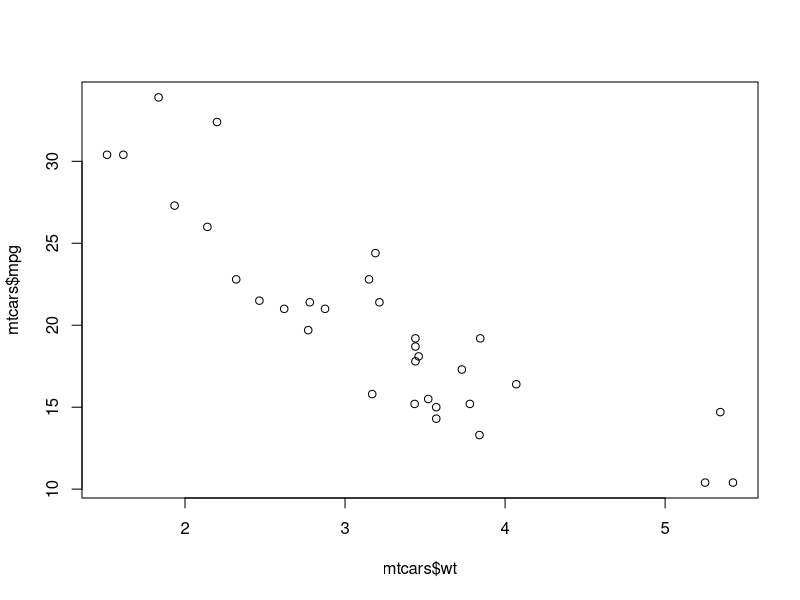
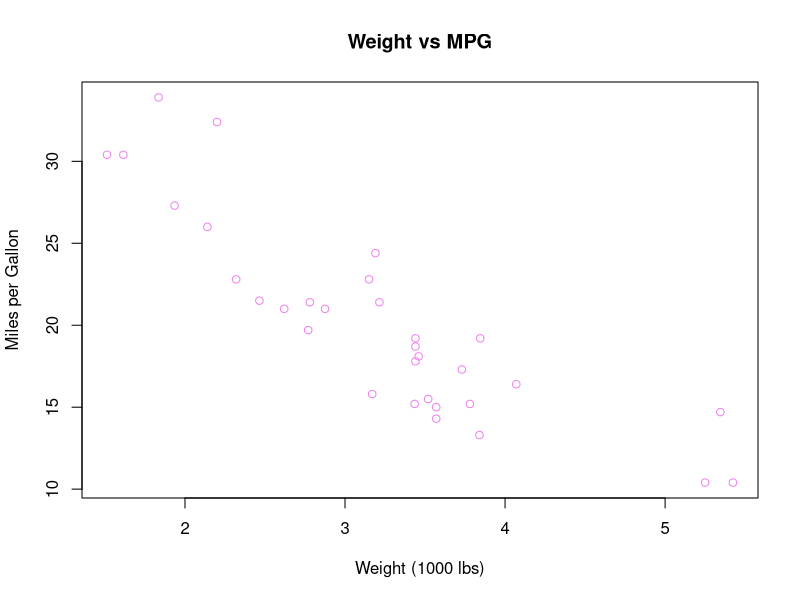
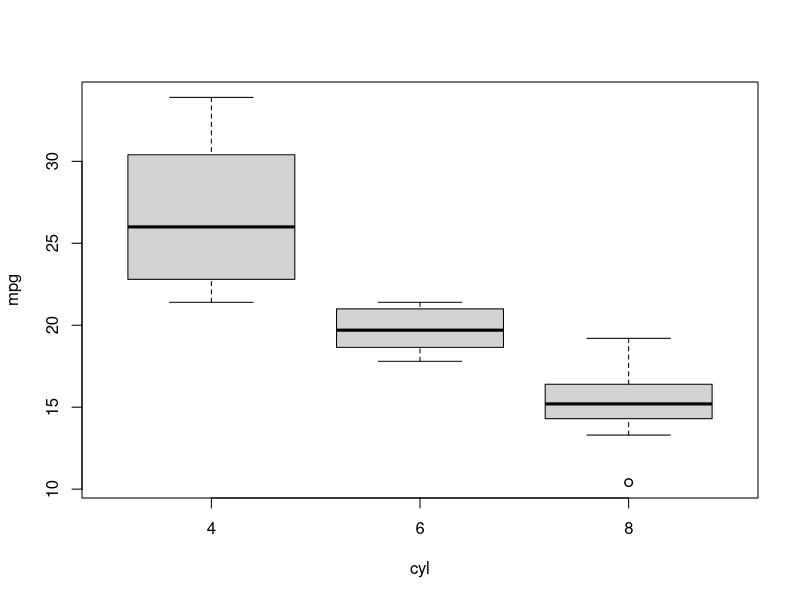
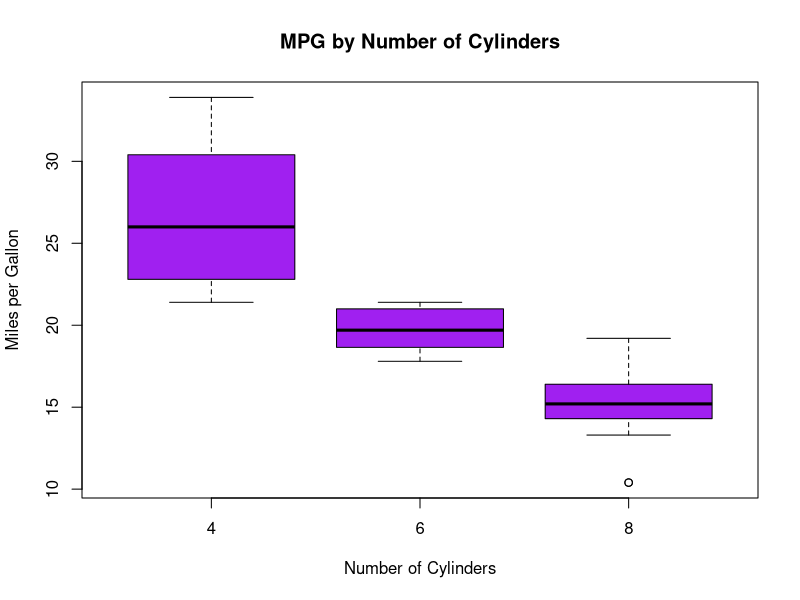
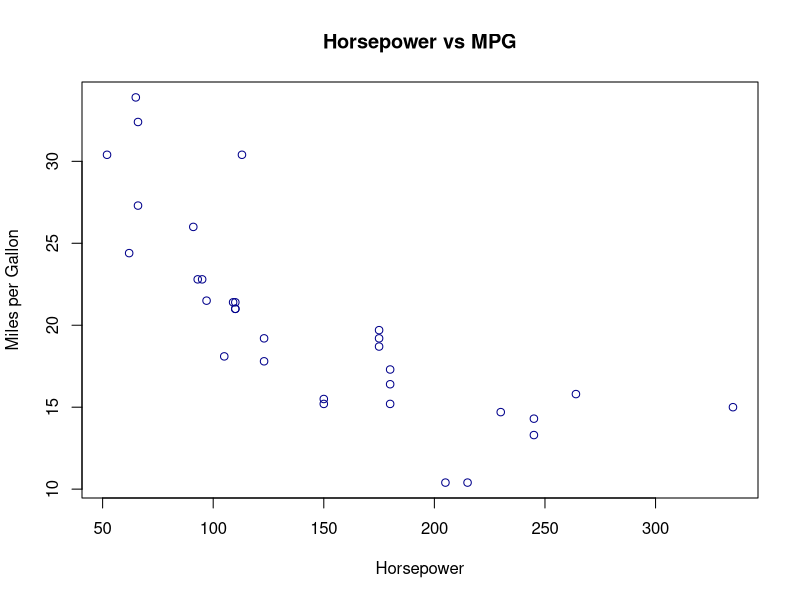

The R source for these figures, in order:
## ---- chunk 1
plot(mtcars$wt, mtcars$mpg)
## ---- chunk 2
plot(mtcars$wt, mtcars$mpg,
     main = "Weight vs MPG",
     xlab = "Weight (1000 lbs)",
     ylab = "Miles per Gallon",
     col = "violet")
## ---- chunk 3
boxplot(mpg ~ cyl, data = mtcars)
## ---- chunk 4
boxplot(mpg ~ cyl, data = mtcars,
        main = "MPG by Number of Cylinders",
        xlab = "Number of Cylinders",
        ylab = "Miles per Gallon",
        col = "purple")
## ---- chunk 5
library(tidyverse)
avg_mpg_by_cyl <- mtcars %>% 
  group_by(cyl) %>%
  summarise(avg_mpg = mean(mpg))
## ---- chunk 6
avg_mpg_by_cyl
## ---- chunk 7
plot(mtcars$hp, mtcars$mpg,
     main = "Horsepower vs MPG",
     xlab = "Horsepower",
     ylab = "Miles per Gallon",
     col = "darkblue")
